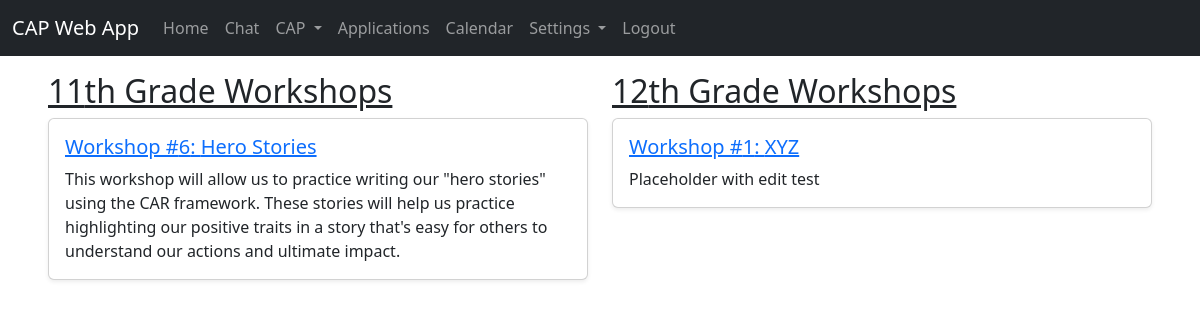
The page /workshops/ (signed in) on the database its author committed.
### workshops/models.py (models this page shows, shortened)
class WorkshopMaterial(models.Model):
    name=models.CharField(max_length=255)
    number=models.IntegerField(blank=True, null=True)  # I.e. Session 1, 2, etc.
    description=models.TextField(blank=True)
    grade=models.IntegerField(choices=GRADE_CHOICES)
    google_doc_id=models.CharField(blank=True, null=True, max_length=1000)
    visible=models.BooleanField(default=False)

### workshops/views.py (the view)
# urls.py: path("", views.index, name="index"),
@login_required
def index(request):
    workshops = WorkshopMaterial.objects.all()
    workshops_ordered = workshops.order_by("grade", "number")
    return render(request, "workshops/landing.html", {
        "workshops": workshops_ordered,
    })

### core/context_processors.py (called while the page is built)
def nav_links(request):
    json_path = os.path.join(settings.BASE_DIR, 'static', 'data', 'nav_links.json')
    with open(json_path) as f:
        data = json.load(f)
    return {'nav_links': data}

### workshops/templates/workshops/landing.html (shortened to what this page needs)
{% extends "workshops/layout.html" %}
{% block body %}
    <div class="my-3 mx-5">
        <div class="row">
            {% regroup workshops by grade as grade_groups %}
            {% for group in grade_groups %}
                <div class="col-md-6 mb-4">
                    <h2><u>{{ group.grouper }}th Grade Workshops</u></h2>
                    {% for workshop in group.list %}
                        <div class="workshop card shadow-sm mb-3">
                            <div class="card-body">
                                <h5 class="card-title">
                                    <a href="{% url 'workshops:workshop_details' workshop.id %}">
                                        Workshop #{{ workshop.number }}: {{ workshop.name }}
                                    </a>
                                </h5>
                                <p class="card-text">{{ workshop.description }}</p>
                            </div>
                        </div>
                    {% endfor %}
                </div>
            {% endfor %}
        </div>
    </div>
{% endblock %}

### workshops/templates/workshops/layout.html (shortened to what this page needs)
{% load static %}
<!DOCTYPE html>
<html lang="en">
    <head>
        <link href="https://cdn.jsdelivr.net/npm/bootstrap@5.3.3/dist/css/bootstrap.min.css" rel="stylesheet">
    </head>
    <body>
        {% include 'partials/navbar.html' %}
        {% block body %}
        {% endblock %}
    </body>
</html>

### core/templates/partials/navbar.html (shortened to what this page needs)
<nav class="navbar sticky-top navbar-expand-md navbar-dark bg-dark">
    <div class="container-fluid">
        <span class="navbar-brand">CAP Web App</span>
        <div class="collapse navbar-collapse" id="navbarMain">
            <ul class="navbar-nav me-auto mb-2 mb-md-0">
                {% for link in nav_links %}
                    {% if link.children %}
                        <li class="nav-item dropdown">
                            <a
                                class="nav-link dropdown-toggle"
                                href="#"
                                role="button"
                                data-bs-toggle="dropdown"
                                aria-expanded="false"
                            >
                                {{ link.name }}
                            </a>
                        </li>
                    {% else %}
                        <li class="nav-item">
                            {% if link.method == "get" %}
                                <a class="nav-link" href="{{ link.path }}">{{ link.name }}</a>
                            {% elif link.method == "post" %}
                                <form action="{{ link.path }}" method="post">
                                    <button type="submit" class="nav-link">{{ link.name }}</button>
                                </form>
                            {% endif %}
                        </li>
                    {% endif %}
                {% endfor %}
            </ul>
        </div>
    </div>
</nav>

### rows shown on the page
WorkshopMaterial: number "6", name "Hero Stories", description "This workshop will allow us to practice writing our \"hero stories\" using the CAR framework. These stories will help us practice highlighting our positive traits in a story that's easy for others to understand our actions and ultimate impact."
WorkshopMaterial: number "1", name "XYZ", description "Placeholder with edit test"

### other values the page prints
{{ link.name }} "Home" "Chat" "Applications" "Calendar"
{{ link.name }} "CAP" "Settings"
{{ link.name }} "Logout"
{{ group.grouper }} "11" "12"
